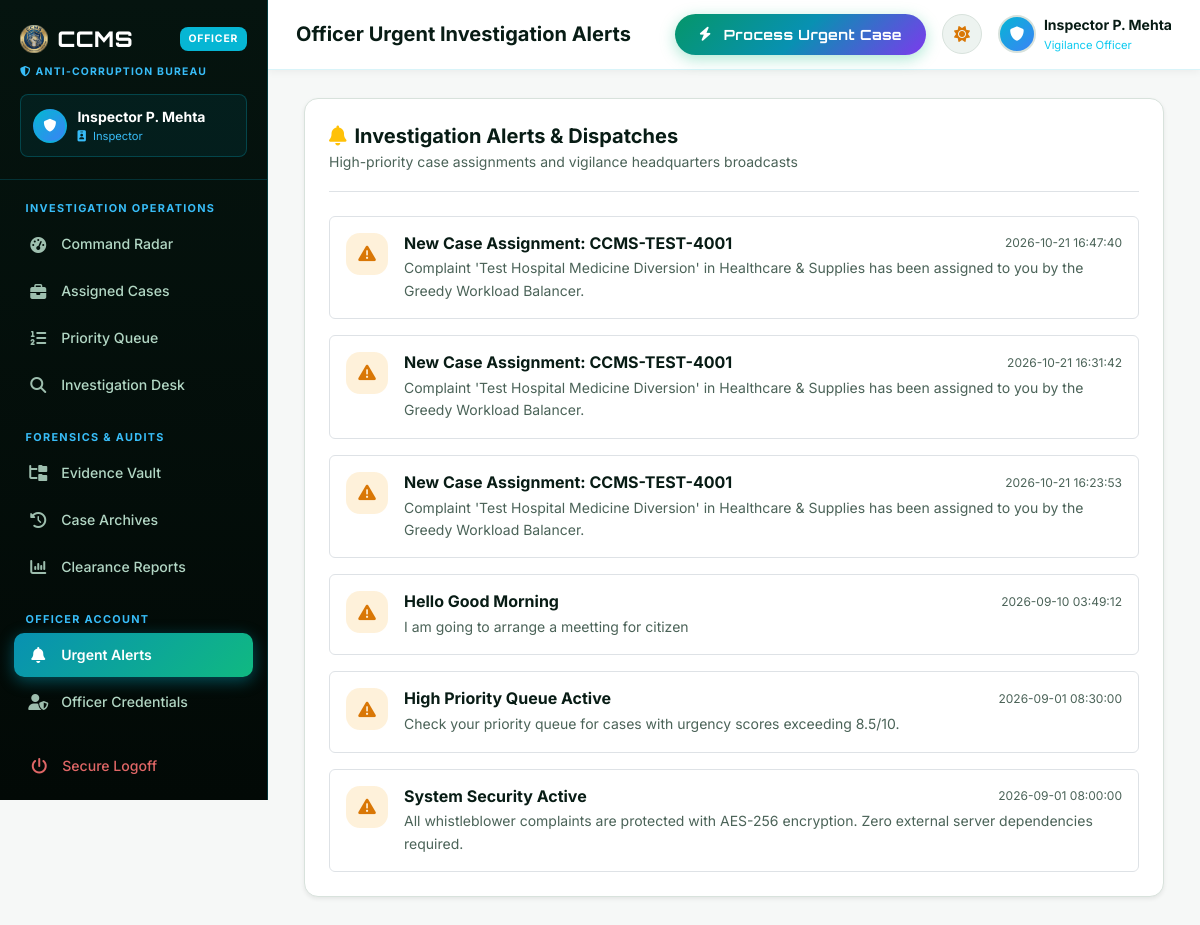
Page /officer/notifications (signed in) on the committed database.
### tables this page shows
CREATE TABLE notifications (
            notification_id INTEGER PRIMARY KEY AUTOINCREMENT,
            user_id INTEGER,
            recipient_role TEXT DEFAULT 'all',
            title TEXT NOT NULL,
            message TEXT NOT NULL,
            badge_type TEXT DEFAULT 'info',
            is_read INTEGER DEFAULT 0,
            created_at DATETIME DEFAULT CURRENT_TIMESTAMP
        );

### app.py (the view)
@app.route("/officer/notifications")
@role_required("officer")
def officer_notifications():
    notifications = db.query_db("SELECT * FROM notifications WHERE recipient_role IN ('all', 'officer') ORDER BY created_at DESC")
    return render_template("officer/notifications.html", notifications=notifications)

### app.py (called while the page is built, shortened)
def role_required(required_role):
    def decorator(f):
        @wraps(f)
        def decorated_function(*args, **kwargs):
            user_role = session.get("role", "citizen")
            if user_role != required_role and user_role != "admin":
                flash("You do not have authorization to view this command console.", "danger")
                return redirect(url_for("home"))
            return f(*args, **kwargs)
        return decorated_function
    return decorator

### db.py (called while the page is built)
def dict_factory(cursor, row):
    d = {}
    for idx, col in enumerate(cursor.description):
        d[col[0]] = row[idx]
    return d

def get_db_connection():
    conn = sqlite3.connect(DB_PATH, timeout=20.0, check_same_thread=False)
    conn.row_factory = dict_factory
    conn.execute("PRAGMA journal_mode=WAL;")
    return conn

def _normalize_query(query, args):
    if "ON DUPLICATE KEY UPDATE" in query.upper() and "system_settings" in query.lower():
        query = "INSERT OR REPLACE INTO system_settings (setting_key, setting_value) VALUES (?, ?)"
        if len(args) == 3:
            args = (args[0], args[1])
        return query, args
    normalized_query = query.replace("%s", "?")
    return normalized_query, args

def query_db(query, args=(), one=False):
    normalized_query, normalized_args = _normalize_query(query, args)
    conn = get_db_connection()
    try:
        cursor = conn.cursor()
        cursor.execute(normalized_query, normalized_args)
        result = cursor.fetchall()
        return (result[0] if result else None) if one else result
    finally:
        conn.close()

### templates/officer/notifications.html (shortened to what this page needs)
{% extends 'officer/base.html' %}
{% set active_page = 'notifications' %}
{% block page_heading %}Officer Urgent Investigation Alerts{% endblock %}
{% block content %}
<div class="ccms-card p-4 shadow-sm" style="max-width: 860px; margin: 0 auto;">
  <div class="d-flex flex-wrap align-items-center justify-content-between pb-3 mb-4 border-bottom gap-3">
    <div>
      <h5 class="fw-bold text-heading mb-0"><i class="fas fa-bell text-warning me-2"></i>Investigation Alerts &amp;
        Dispatches</h5>
      <span class="text-muted small">High-priority case assignments and vigilance headquarters broadcasts</span>
    </div>
  </div>
  {% if notifications %}
  <div class="d-flex flex-column gap-3">
    {% for notif in notifications %}
    <div class="p-3 rounded bg-subtle border d-flex align-items-start gap-3">
      <div class="stat-icon"
        style="width:42px; height:42px; font-size:1.1rem; background: rgba(245,158,11,0.15); color: var(--accent-amber);">
        <i class="fas fa-triangle-exclamation"></i>
      </div>
      <div class="flex-grow-1">
        <div class="d-flex align-items-center justify-content-between mb-1">
          <h6 class="fw-bold text-heading mb-0">{{ notif.title }}</h6>
          <span class="text-muted" style="font-size:0.75rem;">{{ notif.created_at }}</span>
        </div>
        <p class="text-muted small mb-0">{{ notif.message }}</p>
      </div>
    </div>
    {% endfor %}
  </div>
  {% endif %}
</div>
{% endblock %}

### static/css/theme.css (style rules this page uses)
:root, [data-theme="light"] { --bg-primary: #f6f8f7; --bg-surface: #ffffff; --bg-card: #ffffff; --bg-subtle: #edf3f0; --bg-sidebar: #061a14; --bg-sidebar-hover: rgba(255, 255, 255, 0.08); --border-color: #d8e2dc; --border-hover: #b2c9be; --border-glow: rgba(5, 150, 105, 0.25); --text-heading: #081c15; --text-body: #1e332a; --text-muted: #4b6358; --text-white: #ffffff; --primary: #059669; --primary-hover: #047857; --primary-subtle: rgba(5, 150, 105, 0.12); --accent-cyan: #0891b2; --accent-violet: #7c3aed; --accent-emerald: #10b981; --accent-amber: #d97706; --accent-rose: #e11d48; --accent-mint: #34d399; --gradient-brand: linear-gradient(135deg, #059669 0%, #10b981 100%); --gradient-cyber: linear-gradient(135deg, #059669 0%, #0891b2 50%, #7c3aed 100%); --gradient-card: linear-gradient(145deg, #ffffff, #f4f8f6); --gradient-forest: linear-gradient(135deg, #064e3b 0%, #059669 100%); --gradient-gold: linear-gradient(135deg, #f59e0b 0%, #d97706 100%); --gradient-success: linear-gradient(135deg, #10b981 0%, #059669 100%); --gradient-danger: linear-gradient(135deg, #f43f5e 0%, #e11d48 100%); --gradient-dark: linear-gradient(135deg, #061a14 0%, #0f2d23 100%); --font-brand: 'Orbitron', -apple-system, BlinkMacSystemFont, sans-serif; --font-body: 'Inter', -apple-system, BlinkMacSystemFont, "Segoe UI", Roboto, sans-serif; --shadow-sm: 0 2px 8px rgba(6, 26, 20, 0.05); --shadow-md: 0 8px 24px -4px rgba(6, 26, 20, 0.08), 0 2px 6px -2px rgba(6, 26, 20, 0.04); --shadow-lg: 0 20px 40px -12px rgba(6, 26, 20, 0.12), 0 4px 12px -2px rgba(6, 26, 20, 0.05); --shadow-glow: 0 0 30px rgba(5, 150, 105, 0.2); --radius-sm: 8px; --radius-md: 14px; --radius-lg: 20px; --radius-pill: 9999px; --transition-fast: all 0.2s cubic-bezier(0.4, 0, 0.2, 1); --transition-normal: all 0.3s cubic-bezier(0.25, 0.8, 0.25, 1); }
*, *::before, *::after { box-sizing: border-box; margin: 0; padding: 0; }
html { scroll-behavior: smooth; }
body { font-family: var(--font-body); background-color: var(--bg-primary); color: var(--text-body); min-height: 100vh; line-height: 1.6; transition: background-color 0.3s ease, color 0.3s ease; }
h1, h2, h3, h4, h5, h6, .h1, .h2, .h3, .h4, .h5, .h6 { color: var(--text-heading); font-weight: 700; line-height: 1.3; }
p, span, li, label { color: inherit; }
.text-muted, small.text-muted, p.text-muted, span.text-muted, div.text-muted, .form-text, .text-secondary, .text-body-secondary { color: var(--text-muted) !important; }
.text-heading { color: var(--text-heading) !important; }
.ccms-card, .card { background: var(--bg-card); color: var(--text-body); border: 1px solid var(--border-color); border-radius: var(--radius-md); padding: 1.5rem; box-shadow: var(--shadow-sm); transition: var(--transition-normal); position: relative; overflow: hidden; }
.stat-icon { width: 52px; height: 52px; border-radius: var(--radius-md); display: flex; align-items: center; justify-content: center; font-size: 1.4rem; flex-shrink: 0; }

### rows in the picture
notifications: title "New Case Assignment: CCMS-TEST-4001", created_at "2026-10-21 16:47:40", message "Complaint 'Test Hospital Medicine Diversion' in Healthcare & Supplies has been assigned to you by the Greedy Workload Balancer."
notifications: title "New Case Assignment: CCMS-TEST-4001", created_at "2026-10-21 16:31:42", message "Complaint 'Test Hospital Medicine Diversion' in Healthcare & Supplies has been assigned to you by the Greedy Workload Balancer."
notifications: title "New Case Assignment: CCMS-TEST-4001", created_at "2026-10-21 16:23:53", message "Complaint 'Test Hospital Medicine Diversion' in Healthcare & Supplies has been assigned to you by the Greedy Workload Balancer."
notifications: title "Hello Good Morning", created_at "2026-09-10 03:49:12", message "I am going to arrange a meetting for citizen"
notifications: title "High Priority Queue Active", created_at "2026-09-01 08:30:00", message "Check your priority queue for cases with urgency scores exceeding 8.5/10."
notifications: title "System Security Active", created_at "2026-09-01 08:00:00", message "All whistleblower complaints are protected with AES-256 encryption. Zero external server dependencies required."

### other values in the picture
{{ session.get('full_name', 'Inspector A. Verma') }} "Inspector P. Mehta"
{{ session.get('rank', 'Vigilance Officer') }} "Inspector"
{{ session.get('full_name', 'Officer') }} "Inspector P. Mehta"
